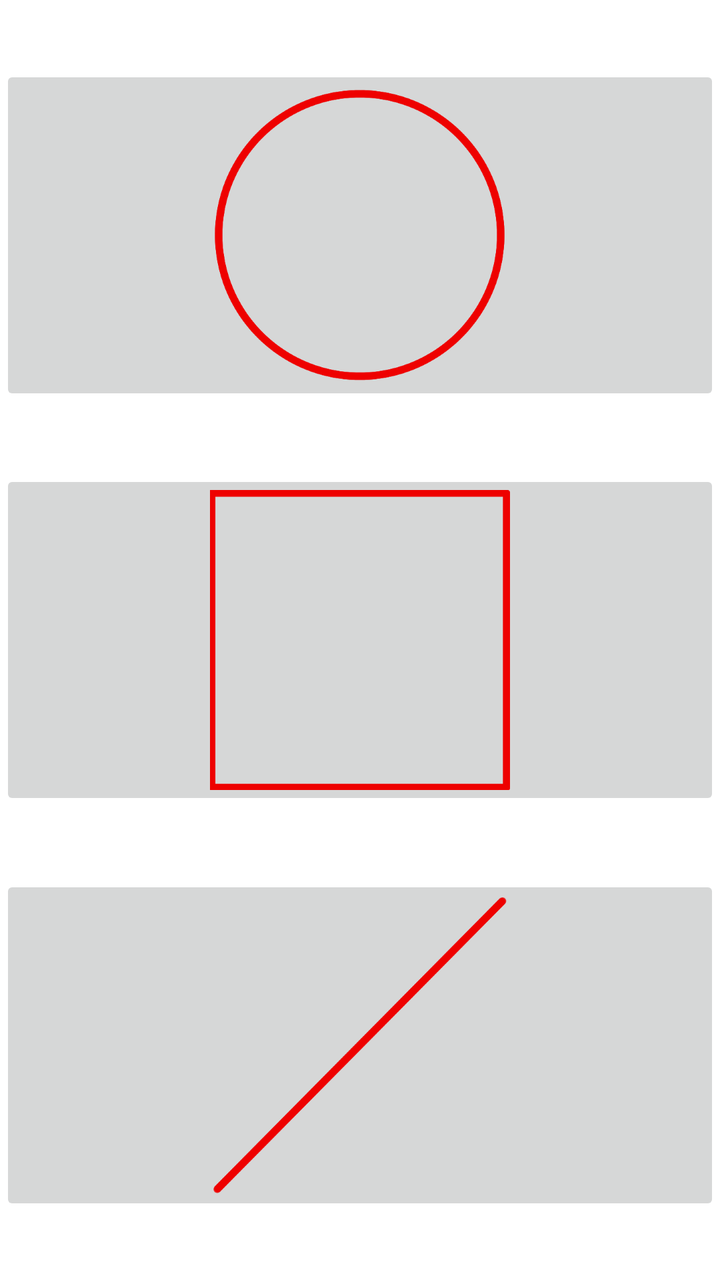
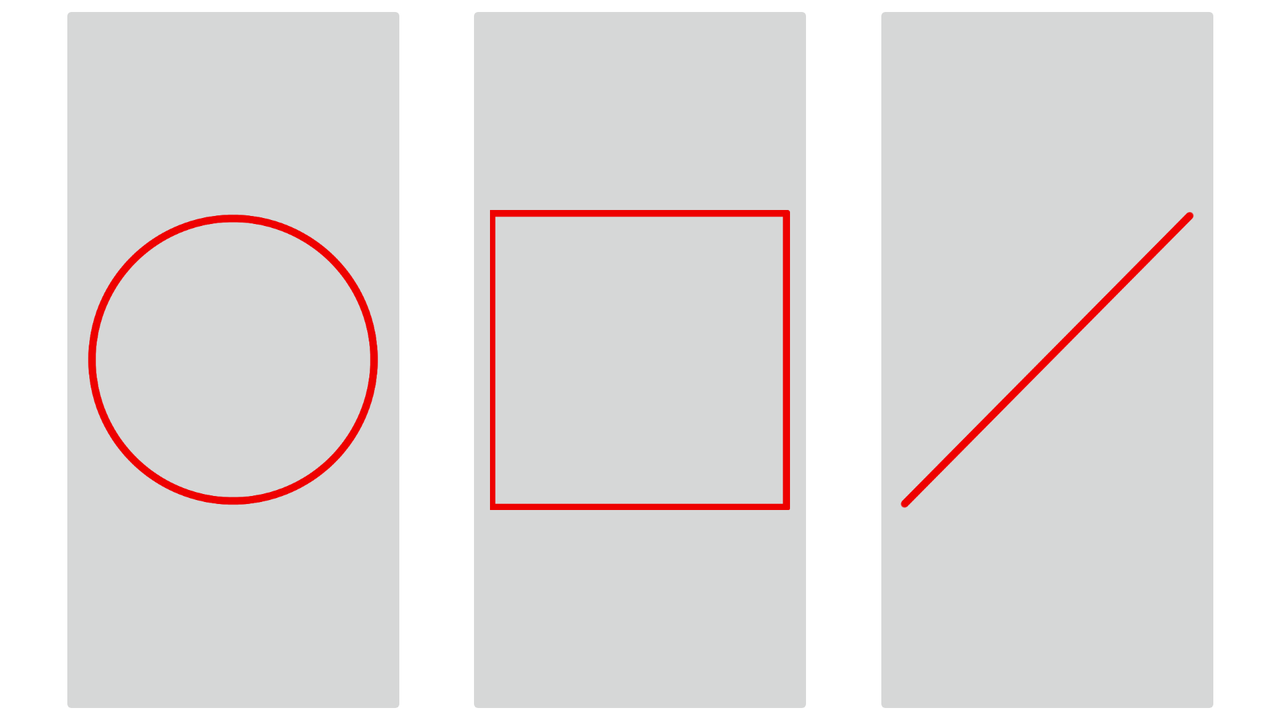

The same Android screen from two of the app's own layout files: first res/layout/ as a phone draws it, then the author's variant for another configuration, drawn on a device whose configuration selects that folder. Both files follow.
<!-- AndroidManifest.xml: application theme Theme.group4 -->
<!-- res/layout/activity_capture_selection.xml -->
<?xml version="1.0" encoding="utf-8"?>
<androidx.constraintlayout.widget.ConstraintLayout xmlns:android="http://schemas.android.com/apk/res/android"
    xmlns:app="http://schemas.android.com/apk/res-auto"
    xmlns:tools="http://schemas.android.com/tools"
    android:layout_width="match_parent"
    android:layout_height="match_parent"
    tools:context="edu.sdsmt.group4.Control.CaptureSelectionActivity">

    <ImageButton
        android:id="@+id/circleView"
        android:layout_width="0dp"
        android:layout_height="wrap_content"
        android:layout_marginTop="15dp"
        android:contentDescription="@string/circle_description"
        android:onClick="onCircleClick"
        app:layout_constraintBottom_toTopOf="@+id/rectangleView"
        app:layout_constraintEnd_toEndOf="parent"
        app:layout_constraintStart_toStartOf="parent"
        app:layout_constraintTop_toTopOf="parent"
        app:srcCompat="@drawable/circle" />

    <ImageButton
        android:id="@+id/rectangleView"
        android:layout_width="0dp"
        android:layout_height="wrap_content"
        android:layout_marginTop="15dp"
        android:contentDescription="@string/rect_description"
        android:onClick="onRectangleClick"
        app:layout_constraintBottom_toTopOf="@+id/lineView"
        app:layout_constraintEnd_toEndOf="parent"
        app:layout_constraintStart_toStartOf="parent"
        app:layout_constraintTop_toBottomOf="@+id/circleView"
        app:srcCompat="@drawable/rectangle" />

    <ImageButton
        android:id="@+id/lineView"
        android:layout_width="0dp"
        android:layout_height="wrap_content"
        android:layout_marginTop="15dp"
        android:layout_marginBottom="15dp"
        android:contentDescription="@string/line_description"
        android:onClick="onLineClick"
        app:layout_constraintBottom_toBottomOf="parent"
        app:layout_constraintEnd_toEndOf="parent"
        app:layout_constraintStart_toStartOf="parent"
        app:layout_constraintTop_toBottomOf="@+id/rectangleView"
        app:srcCompat="@drawable/line" />

</androidx.constraintlayout.widget.ConstraintLayout>
<!-- resources referenced by this layout -->
<resources>
  <!-- drawable circle: png bitmap (drawable-hdpi, 8759 bytes) -->
  <!-- drawable line: png bitmap (drawable-hdpi, 4676 bytes) -->
  <!-- drawable rectangle: png bitmap (drawable-hdpi, 912 bytes) -->
  <string name="circle_description">Circle_Capture</string>
  <string name="line_description">Line image</string>
  <string name="rect_description">Rectangle Image</string>
  <style name="Theme.group4" parent="Theme.MaterialComponents.DayNight.DarkActionBar">
          
          <item name="colorPrimary">@color/purple_500</item>
          <item name="colorPrimaryVariant">@color/purple_700</item>
          <item name="colorOnPrimary">@color/white</item>
          
          <item name="colorSecondary">@color/teal_200</item>
          <item name="colorSecondaryVariant">@color/teal_700</item>
          <item name="colorOnSecondary">@color/black</item>
          
          <item name="android:statusBarColor" tools:targetApi="l">?attr/colorPrimaryVariant</item>
          
      </style>
</resources>
<!-- res/layout-land/activity_capture_selection.xml (the author's variant of the layout above) -->
<!-- drawn on the phone turned sideways -->
<?xml version="1.0" encoding="utf-8"?>
<androidx.constraintlayout.widget.ConstraintLayout xmlns:android="http://schemas.android.com/apk/res/android"
    android:layout_width="match_parent"
    android:layout_height="match_parent"
    xmlns:app="http://schemas.android.com/apk/res-auto">

    <ImageButton
        android:id="@+id/circleView"
        android:layout_width="wrap_content"
        android:layout_height="0dp"
        android:layout_marginStart="15dp"
        android:contentDescription="@string/circle_description"
        android:onClick="onCircleClick"
        app:layout_constraintBottom_toBottomOf="parent"
        app:layout_constraintEnd_toStartOf="@+id/rectangleView"
        app:layout_constraintStart_toStartOf="parent"
        app:layout_constraintTop_toTopOf="parent"
        app:srcCompat="@drawable/circle" />

    <ImageButton
        android:id="@+id/rectangleView"
        android:layout_width="wrap_content"
        android:layout_height="0dp"
        android:layout_marginStart="15dp"
        android:layout_marginEnd="15dp"
        android:contentDescription="@string/rect_description"
        android:onClick="onRectangleClick"
        app:layout_constraintBottom_toBottomOf="parent"
        app:layout_constraintEnd_toStartOf="@+id/lineView"
        app:layout_constraintStart_toEndOf="@+id/circleView"
        app:layout_constraintTop_toTopOf="parent"
        app:srcCompat="@drawable/rectangle" />

    <ImageButton
        android:id="@+id/lineView"
        android:layout_width="wrap_content"
        android:layout_height="0dp"
        android:layout_marginEnd="15dp"
        android:contentDescription="@string/line_description"
        android:onClick="onLineClick"
        app:layout_constraintBottom_toBottomOf="parent"
        app:layout_constraintEnd_toEndOf="parent"
        app:layout_constraintStart_toEndOf="@+id/rectangleView"
        app:layout_constraintTop_toTopOf="parent"
        app:srcCompat="@drawable/line" />
</androidx.constraintlayout.widget.ConstraintLayout>
